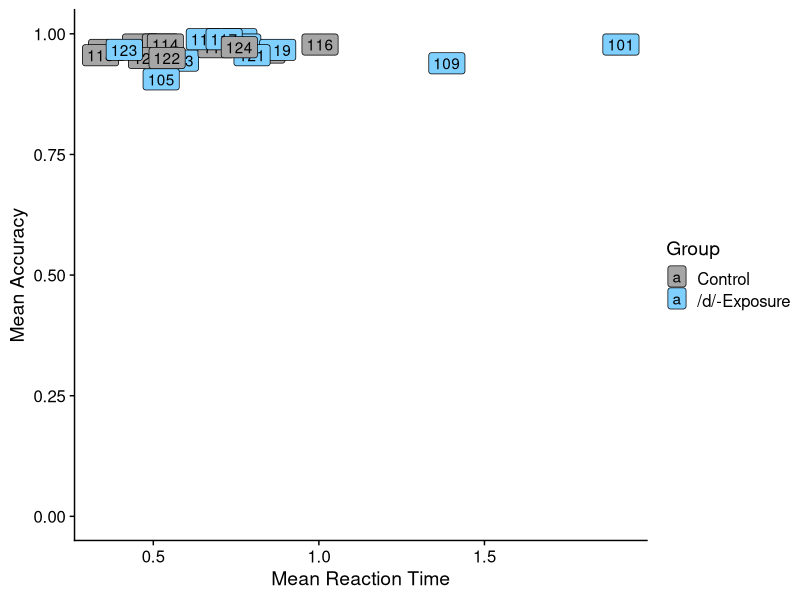
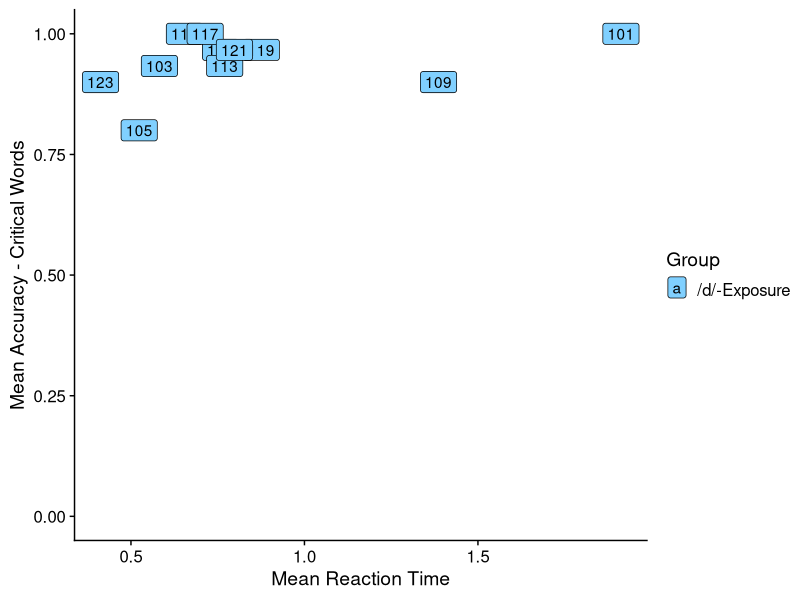
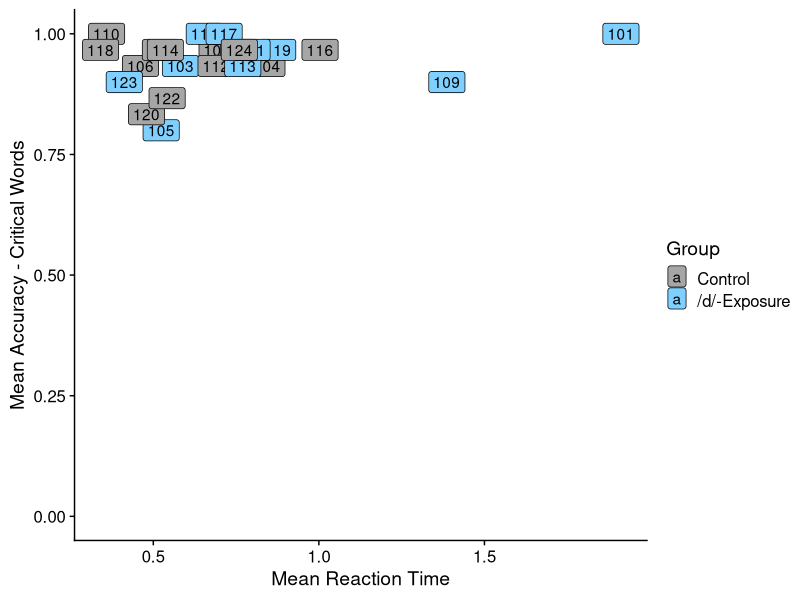
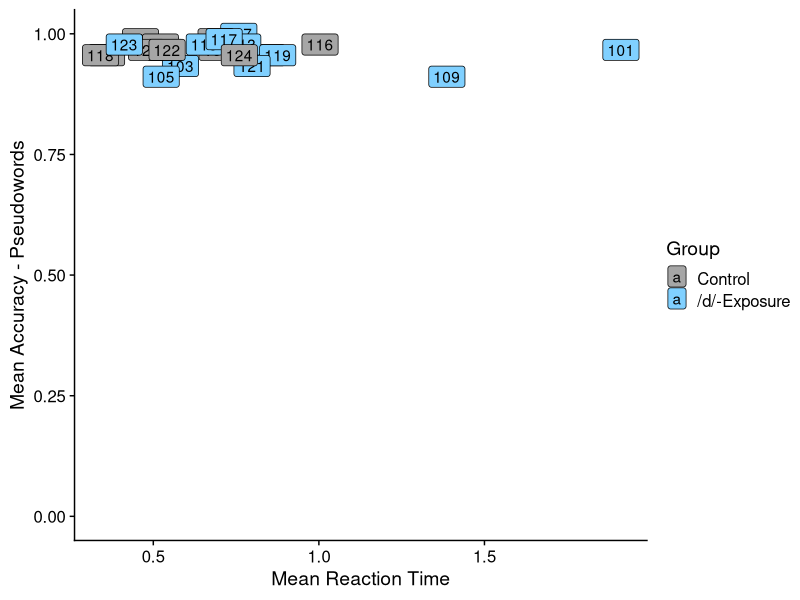
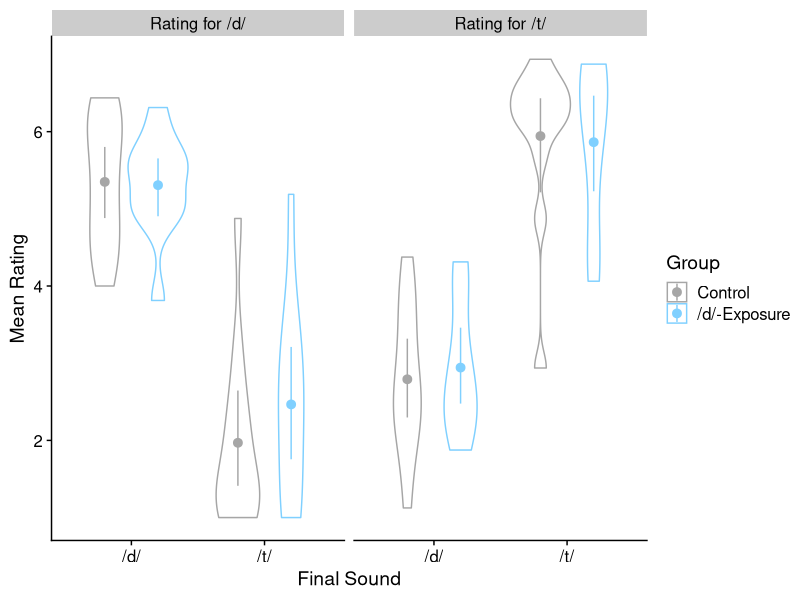

Here is the R script that generated these plots, in order:
## ---- chunk 1
knitr::opts_chunk$set(echo = TRUE)

## ---- chunk 2
library(tidyverse)
library(magrittr)
library(cowplot)
library(stringi)
library(lme4)
library(lmerTest)
library(ggplot2)
## ---- chunk 3
# Swedish data
d.swedish = read_csv(file = "../data/pilot_test/testrun2.csv")


d.swedish %<>%
  dplyr::rename(Filename = sound) %>%
  mutate(
    Block = gsub("^([A-Z]).*$", "\\1", item_cond),
    Block = factor(case_when(
      Block == "E" ~ "exposure",
      Block == "T" ~ "test",
      T ~ NA_character_
    )),
    MinimalPairID = factor(
      ifelse(Block == "exposure", NA,
             tolower(gsub("^[A-Z]+_([0-9]+)_.*$", "\\1", Filename)))),
    ItemTemp = gsub("^[A-Z]([A-Z]+)$", "\\1", item_cond),
    Item.WordStatus = factor(case_when(
      ItemTemp == "NW" ~ "non-word",
      ItemTemp %in% c("FW", "CW", "TW", "TF", "DF", "TI", "DI") ~ "word",
      T ~ NA_character_
    )),
    Item.Type = factor(case_when(
      ItemTemp %in% c("NW", "FW") ~ "filler",
      ItemTemp %in% c("CW", "TW", "TF", "DF", "TI", "DI") ~ "critical",
      T ~ NA_character_
    )),
    Sound.Type = factor(case_when(
      ItemTemp %in% c("DI", "DF", "TW") ~ "d",
      ItemTemp %in% c("TI", "TF") ~ "t",
      T ~ NA_character_
    )),  
    Sound.Position = factor(case_when(
      ItemTemp %in% c("TF", "DF", "TW") ~ "final",
      ItemTemp %in% c("TI", "DI") ~ "initial",
      T ~ NA_character_
    )),
    Word = str_replace(stri_trans_general(
      Filename, 
      "Latin-ASCII"),
      "^[A-Z]+_[0-9]+_([a-z]+)_.*$", "\\1"),
    group = NULL,
    ItemTemp = NULL,
    position = NULL,
    X1 = NULL,
    X = NULL
  ) %>%
  group_by(participant) %>%
  mutate(
    Group = if(sum(ifelse(item_cond == "ECW", 1, 0)) > 0) "control" else "training",
    Trial = row_number()
  ) %>%
  ungroup() %>%
  mutate_at(
    c("item", "participant", "rating_for", "Group"),
    .funs = factor
  ) 

# Remove participants 100 & 111 because they are nonnative
d.swedish %<>% filter(!participant %in% c(100, 111)) 

## ---- chunk 4
# Showing by-subject accuracy and RTs during exposure
d.swedish.exposure.BySubject = d.swedish %>%
  filter(Block == "exposure") %>%
  group_by(participant, Group) %>%
  summarise(
    meanAccuracy = mean(key_resp_2.corr),
    meanAccuracy.critical.training = mean(ifelse(Item.Type == "critical" & Group == "training", key_resp_2.corr, NA), na.rm = T),
    meanAccuracy.critical.control = mean(ifelse(Item.Type == "critical" & Group == "control", key_resp_2.corr, NA), na.rm = T),
      meanAccuracy.critical = mean(ifelse(Item.Type == "critical", key_resp_2.corr, NA), na.rm = T),
    meanRT = mean(key_resp_2.rt),
          meanAccuracy.nonword = mean(ifelse(Item.WordStatus == "non-word", key_resp_2.corr, NA), na.rm = T),
    meanRT = mean(key_resp_2.rt)
  ) 

d.swedish.exposure.ByGroup <- d.swedish.exposure.BySubject %>% 
  group_by(Group) %>% 
  summarise( mean_group = mean(meanAccuracy), mean_critical.training = mean(meanAccuracy.critical.training, na.rm=T), mean_critical.control = mean(meanAccuracy.critical.control, na.rm=T), SD = sd(meanAccuracy), SD_critical.training = sd(meanAccuracy.critical.training, na.rm=T), SD_critical.control = sd(meanAccuracy.critical.control, na.rm=T))

d_exposure.accuracy <- d.swedish %>%
  filter(Block == "exposure" & Group == "training") %>%
  group_by(Group) %>% 
  summarise(meanAccuracy = mean(key_resp_2.corr))

## ---- chunk 5
levels(d.swedish.exposure.BySubject$Group) <- c("Control", "/d/-Exposure")
d.swedish.exposure.BySubject %>%
  ggplot(
    aes(x = meanRT, y = meanAccuracy, label = participant, fill = Group)) + geom_label() + scale_fill_manual( values = c( "#a6a6a6", "#80d0ff")) + scale_y_continuous(name = "Mean Accuracy", breaks = c(0, 0.25, 0.5, 0.75, 1.0), limits = c(0, 1.0))+ xlab("Mean Reaction Time") + theme_cowplot()
  
d.swedish.exposure.BySubject %>%
  filter(Group == "/d/-Exposure") %>% 
  ggplot(aes(x = meanRT, y = meanAccuracy.critical.training, label = participant, fill = Group) ) + 
  geom_label() + scale_fill_manual( values = c( "#80d0ff")) + scale_y_continuous(name = "Mean Accuracy - Critical Words", breaks = c(0, 0.25, 0.5, 0.75, 1.0), limits = c(0, 1.0)) + xlab("Mean Reaction Time") + theme_cowplot()

d.swedish.exposure.BySubject %>%
  ggplot(aes(x = meanRT, y = meanAccuracy.critical, label = participant, fill = Group) ) + 
  geom_label() + scale_fill_manual( values = c( "#a6a6a6","#80d0ff")) + scale_y_continuous(name = "Mean Accuracy - Critical Words", breaks = c(0, 0.25, 0.5, 0.75, 1.0), limits = c(0, 1.0)) + xlab("Mean Reaction Time") + theme_cowplot()

d.swedish.exposure.BySubject %>%
  ggplot(aes(x = meanRT, y = meanAccuracy.nonword, label = participant, fill = Group) ) + 
  geom_label() + scale_fill_manual( values = c( "#a6a6a6","#80d0ff")) + scale_y_continuous(name = "Mean Accuracy - Pseudowords", breaks = c(0, 0.25, 0.5, 0.75, 1.0), limits = c(0, 1.0)) + xlab("Mean Reaction Time") + theme_cowplot()
## ---- chunk 6
d.swedish.test.BySubject = d.swedish %>%
  filter(Block == "test") %>%
  group_by(participant, Group, rating_for, Sound.Type, Sound.Position) %>%
  summarise(
    meanRating = mean(rating_1.response),
    meanRT = mean(rating_1.rt),
    n = n()
  ) 

levels(d.swedish.test.BySubject$rating_for) <- c("Rating for /d/", "Rating for /t/")
levels(d.swedish.test.BySubject$Group) <- c("Control", "/d/-Exposure")
d.swedish.test.BySubject %>%
  filter(Sound.Position == "final") %>% 
  ggplot(aes(x = Sound.Type, y = meanRating, color = Group)) +
  scale_colour_manual( values = c( "#a6a6a6", "#80d0ff"))  + geom_violin( position = position_dodge (0.8)) + 
  stat_summary(fun.data = mean_cl_boot, geom = "pointrange", position = position_dodge (0.8)) + 
  facet_grid(. ~ rating_for ) + ylab("Mean Rating") + xlab("Final Sound") + 
  scale_x_discrete(labels=c("d" ="/d/", "t" = "/t/"))+ theme_cowplot()
